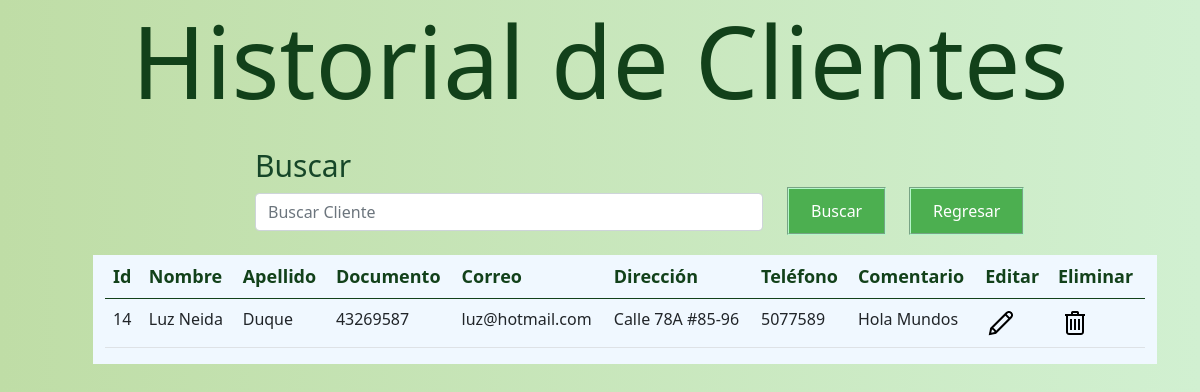
/gestionarCliente.php, run on the app's committed database.
### tables this page shows
CREATE TABLE `comentarios_clientes` (
  `Id` int(20) NOT NULL,
  `Nombre_Cliente` varchar(20) NOT NULL,
  `Apellido_Cliente` varchar(20) NOT NULL,
  `Documento_Cliente` varchar(20) NOT NULL,
  `Correo_Cliente` varchar(50) NOT NULL,
  `Direccion_Cliente` varchar(50) NOT NULL,
  `Telefono_Cliente` varchar(10) NOT NULL,
  `Comentario_Cliente` varchar(200) NOT NULL
);

### Leer_Comentario.php (called while the page is built, shortened)
<?php
include "Conexion_BD.php";
$buscar = $_POST["txtBuscar"];
$sql_leer = "SELECT * FROM comentarios_clientes WHERE Nombre_Cliente LIKE '%".$buscar."%' OR Documento_Cliente LIKE '%".$buscar."%'";
$result = mysqli_query($conexion,$sql_leer);
?>

### gestionarCliente.php (the view, shortened to what this page needs)
<!DOCTYPE html>
<html lang="es">
<head>
    <link rel="stylesheet" type="text/css" href="css\bootstrap.min.css">
    <link rel="stylesheet" href="css/Cliente.css">
</head>
<body>
    <div id="gestionarCliente" class="contenedor">
        <h1>Historial de Clientes</h1>
        <form id="formulario_gestionarCliente" class="form" action="gestionarCliente.php" method="post">
            <div class="row">
                <div id="txtBuscarComentario" class="col-md-6">
                    <label class="visually-hidden" for="autoSizingSelect">Buscar</label>
                    <input type="text" name="txtBuscar" class="form-control" placeholder="Buscar Cliente">
                </div>
                <div id="btnsListadoComentarios" class="col-md-4">
                    <button type="submit" name="btnBuscar_Comentario" class="btn_BuscarComentario">Buscar</button>
                    <button type="submit" <?php if (isset($_POST["Regresar_Menu"])) {
                                            }?> name="Regresar_Menu" class="btn_RegresarCrearComentarios">Regresar</button>
                </div>
                <div id="tabla">
                    <table class="table">
                        <thead>
                            <tr>
                                <th scope="col">Id</th>
                                <th scope="col">Nombre</th>
                                <th scope="col">Apellido</th>
                                <th scope="col">Documento</th>
                                <th scope="col">Correo</th>
                                <th scope="col">Dirección</th>
                                <th scope="col">Teléfono</th>
                                <th scope="col">Comentario</th>
                                <th scope="col">Editar</th>
                                <th scope="col">Eliminar</th>
                            </tr>
                        </thead>
                        <tbody>
                            <?php
                            include "Leer_Comentario.php";
                            while ($fila = mysqli_fetch_assoc($result)) {
                                echo "
                                <tr>
                                    <td>{$fila['Id']}</td>
                                    <td>{$fila['Nombre_Cliente']}</td>
                                    <td>{$fila['Apellido_Cliente']}</td>
                                    <td>{$fila['Documento_Cliente']}</td>
                                    <td>{$fila['Correo_Cliente']}</td>
                                    <td>{$fila['Direccion_Cliente']}</td>
                                    <td>{$fila['Telefono_Cliente']}</td>
                                    <td>{$fila['Comentario_Cliente']}</td>
                                    <td><a href='modComentario.php?id=" . $fila['Id'] . "'><img src='./img/icons8-Edit-32.png' alt='Edit'></a></td>
                                    <td><a href='eliminar_Comentario.php?id=" . $fila['Id'] . "'><img src='./img/icons8-Trash-32.png' alt='Edit'></a></td>
                                </tr>";
                            }
                            ?>
                        </tbody>
                    </table>
                </div>
            </div>
        </form>
    </div>
</body>
</html>

### css/Cliente.css (style rules this page uses)
body { background: linear-gradient(to bottom, rgb(90, 230, 85), rgb(255, 255, 255)); background: linear-gradient(to left, rgb(209, 240, 209), rgb(191, 221, 166)); }
h1 { text-align: center; font-size: 100px; color: rgb(18, 65, 26); }
.form { float: right; margin-left: 100px; margin-right: 50px; font-size: 30px; color: rgb(22, 70, 40); padding: 5px; }
label { margin-top: 10px; margin-bottom: 5px; }
button { background-color: #4caf50; color: white; padding: 10px 22px; text-align: center; text-decoration: none; display: inline-block; font-size: 16px; border-style: groove; border-color: rgb(182, 247, 202); }
#tabla { background-color: aliceblue; margin-top: 20px; margin-bottom: 20px; font-size: medium; }
a { outline: none; text-decoration: none; color: white; }
#txtBuscarComentario { margin-left: 150px; }
#btnsListadoComentarios { margin-top: 50px; }
.btn_BuscarComentario { margin-right: 15px; }
#tabla th { font-family: 'Segoe UI', Tahoma, Geneva, Verdana, sans-serif; color: rgb(18, 65, 26); font-size: 18px; }

### data on the page
comentarios_clientes: Id "14", Nombre_Cliente "Luz Neida", Apellido_Cliente "Duque", Documento_Cliente "43269587", Correo_Cliente "luz@hotmail.com", Direccion_Cliente "Calle 78A #85-96", Telefono_Cliente "5077589", Comentario_Cliente "Hola Mundos"
